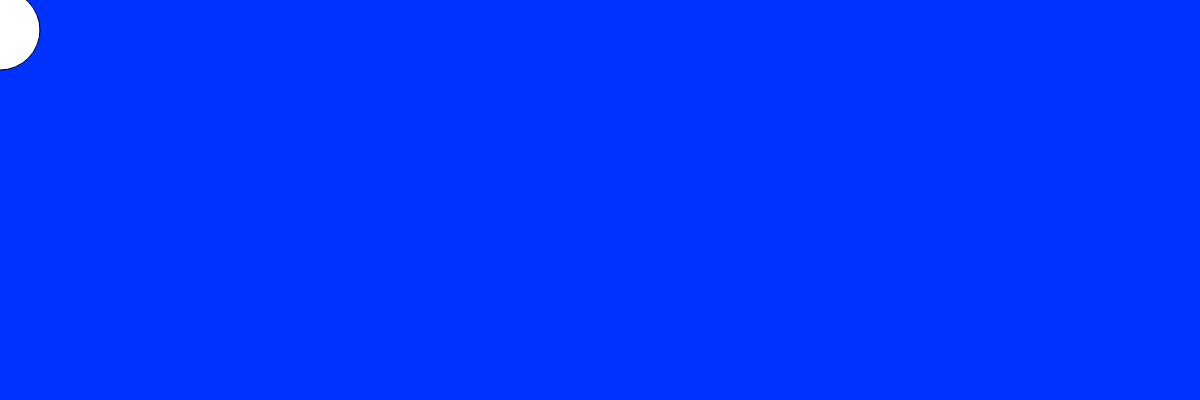
Frame 1 (no input)
Frame 60 (no input): identical to frame 1, image omitted
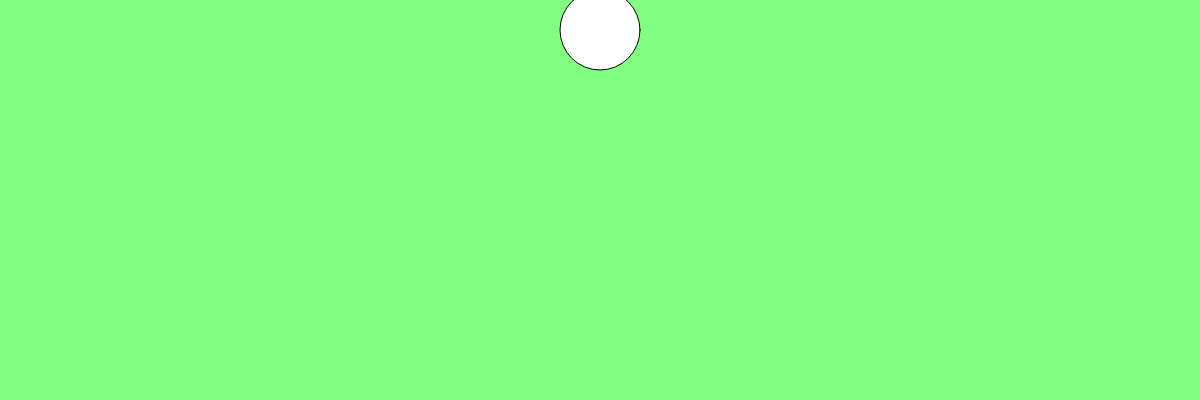
Frame 120 (the mouse pressed at the canvas centre since frame 60)

The p5.js sketch that drew these frames (run headless with seeded random() and noise() and a simulated clock; from frame 60 on, the mouse is pressed at the canvas centre):

// p5.js sketch
// ── sketch.js

var r = 0;
var g = 50;
var b=255;

// INITIALIZE ALL YOUR VARIABLES
// Ideally you would create 3 variables. red blue green or r, g, b


function setup(){

  createCanvas(1200,400);
}


function draw(){

  // change the value of Red based on the mouse movement about the X axis
  // change the value of Green based on the mouse movement about the X axis
  // change the value of Blue based on the mouse movement about the X axis

  // Use the map() function to do so. 
r = map(mouseX,0,1200,0,255);
g = map(mouseX,0,1200,50,800);
b = map(mouseX,0,1200,255,0);
  // Pass the values to the background() function you have learnt previously.
background(r,g,b);
  // Create an ellipse that will move around with you mouse about the X axis.
  ellipseMode(RADIUS);
  fill("white");
  ellipse(mouseX,30,40,40);
  // Remember to fill the canvas with white paint before creating the ellipse.
}



 
